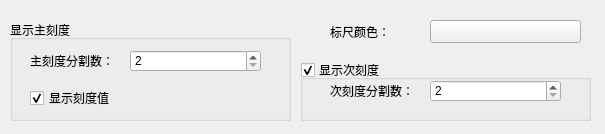
<?xml version="1.0" encoding="UTF-8"?>
<ui version="4.0">
 <class>QChartCMRuler</class>
 <widget class="QWidget" name="QChartCMRuler">
  <property name="geometry">
   <rect>
    <x>0</x>
    <y>0</y>
    <width>605</width>
    <height>134</height>
   </rect>
  </property>
  <property name="windowTitle">
   <string>Form</string>
  </property>
  <widget class="QGroupBox" name="groupBox">
   <property name="geometry">
    <rect>
     <x>10</x>
     <y>20</y>
     <width>281</width>
     <height>101</height>
    </rect>
   </property>
   <property name="title">
    <string>显示主刻度</string>
   </property>
   <widget class="QLabel" name="label">
    <property name="geometry">
     <rect>
      <x>20</x>
      <y>30</y>
      <width>91</width>
      <height>21</height>
     </rect>
    </property>
    <property name="text">
     <string>主刻度分割数：</string>
    </property>
   </widget>
   <widget class="QSpinBox" name="m_mainScaleSpBox">
    <property name="geometry">
     <rect>
      <x>120</x>
      <y>30</y>
      <width>131</width>
      <height>22</height>
     </rect>
    </property>
    <property name="minimum">
     <number>2</number>
    </property>
    <property name="maximum">
     <number>20</number>
    </property>
   </widget>
   <widget class="QCheckBox" name="m_ShowScalevalueCkBox">
    <property name="geometry">
     <rect>
      <x>20</x>
      <y>70</y>
      <width>201</width>
      <height>16</height>
     </rect>
    </property>
    <property name="text">
     <string>显示刻度值</string>
    </property>
    <property name="checked">
     <bool>true</bool>
    </property>
   </widget>
  </widget>
  <widget class="QLabel" name="label_2">
   <property name="geometry">
    <rect>
     <x>330</x>
     <y>21</y>
     <width>81</width>
     <height>21</height>
    </rect>
   </property>
   <property name="text">
    <string>标尺颜色：</string>
   </property>
  </widget>
  <widget class="QGroupBox" name="m_SubSgroupBox">
   <property name="geometry">
    <rect>
     <x>300</x>
     <y>60</y>
     <width>291</width>
     <height>61</height>
    </rect>
   </property>
   <property name="title">
    <string>显示次刻度</string>
   </property>
   <property name="checkable">
    <bool>true</bool>
   </property>
   <widget class="QLabel" name="label_3">
    <property name="geometry">
     <rect>
      <x>30</x>
      <y>20</y>
      <width>91</width>
      <height>21</height>
     </rect>
    </property>
    <property name="text">
     <string>次刻度分割数：</string>
    </property>
   </widget>
   <widget class="QSpinBox" name="m_subScaleSpinBox">
    <property name="geometry">
     <rect>
      <x>130</x>
      <y>20</y>
      <width>131</width>
      <height>22</height>
     </rect>
    </property>
    <property name="minimum">
     <number>2</number>
    </property>
    <property name="maximum">
     <number>5</number>
    </property>
   </widget>
  </widget>
  <widget class="QPushButton" name="m_ScaleColorBtn">
   <property name="geometry">
    <rect>
     <x>430</x>
     <y>20</y>
     <width>151</width>
     <height>23</height>
    </rect>
   </property>
   <property name="text">
    <string/>
   </property>
  </widget>
 </widget>
 <resources/>
 <connections/>
</ui>
